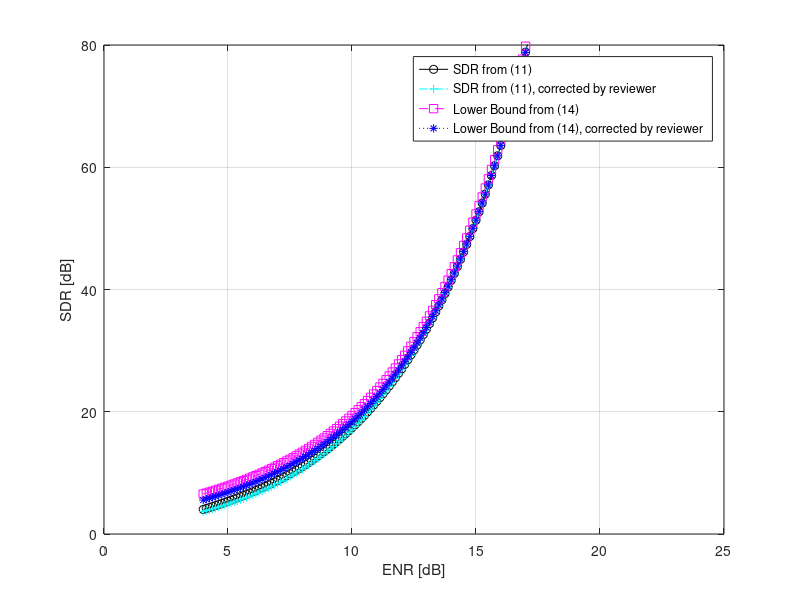

This chart was generated by the following MATLAB code:
clear clc close all

ENR_dB = 4:0.125:25; 
K = 0.058; 
K_reviewer = 0.073; 

ENR = 10.^(ENR_dB/10) ;
beta = (312 * pi^0.5)^(1/3) .* ENR.^(-5/6) .* exp(ENR./6) ;

% from the paper 
D_s = ((13/8)./(beta .* ENR).^2) .* (1+16/13 * sqrt(beta .* ENR) .* exp(-ENR));

% from the paper 
D_s_reviewer = ((13/8)./(beta .* ENR).^2) .* (1+16/13 * sqrt(ENR/2) .* exp(-ENR/4));

% what I think is correct 
P_L = beta .* sqrt(ENR) .* exp(-ENR/2)/16/sqrt(pi);

% from the paper 
D_L = (1/6)*(1 + 2./beta + 4./beta.^2); 
D = D_s + P_L .* D_L; 

D_reviewer = D_s_reviewer + P_L .* D_L; 

% from the paper 

D_lower_bound = K * exp(-ENR./3) .* ENR.^(-1/3) ; 
D_lower_bound_reviewer = K_reviewer * exp(-ENR./3) .* ENR.^(-1/3) ;

% from the paper 
SDR = 1/12 .* (1./D) ;
SDR_dB = 10 * log10(SDR) ;
SDR_lower_bound = 1/12 .* (1./D_lower_bound) ;
SDR_dB_lower_bound = 10 * log10(SDR_lower_bound) ; 

SDR_reviewer = 1/12 .* (1./D_reviewer) ; 
SDR_dB_reviewer = 10 * log10(SDR_reviewer) ;
SDR_lower_bound_reviewer = 1/12 .* (1./D_lower_bound_reviewer) ;
SDR_dB_lower_bound_reviewer = 10 * log10(SDR_lower_bound_reviewer);

figure; 
plot(ENR_dB, SDR_dB, '-ok', ...
    ENR_dB, SDR_dB_reviewer, '-.+c',...
    ENR_dB, SDR_dB_lower_bound,'--sm', ...
    ENR_dB, SDR_dB_lower_bound_reviewer,':*b');
grid on; box on; ylim([0, 80]); xlabel('ENR [dB]'); ylabel('SDR [dB]');
legend('SDR from (11)', 'SDR from (11), corrected by reviewer', 'Lower Bound from (14)', 'Lower Bound from (14), corrected by reviewer')


% Uniform Optimization 
alpha = 1:1e-3:16; 
[minVal,minIdx] = min(13/8 ./ (alpha.^2) + alpha/(96*sqrt(pi)));
disp(strcat('Optimal K is ',num2str(minVal)));

% Gaussian Optimization 
alpha = 1:1e-3:16; 
[minVal_Gauss,minIdx_Gauss] = min(13/8 ./ (alpha.^2) + 2*alpha);
disp(strcat('Optimal K Gauss is ',num2str(minVal_Gauss)));
